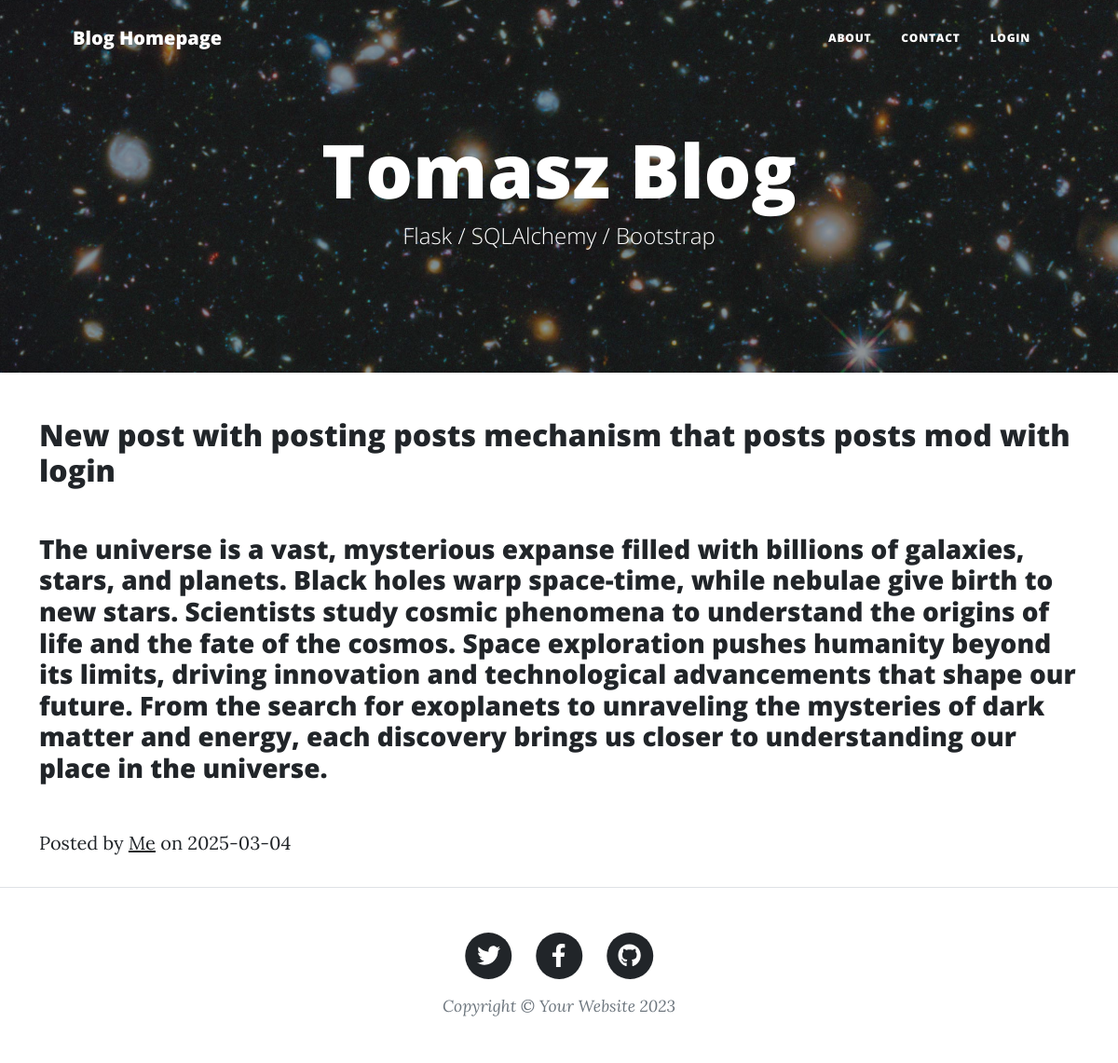
The page /post/14 on the database its author committed.
### blog/models.py (models this page shows)
class Entry(db.Model):
   id = db.Column(db.Integer, primary_key=True)
   title = db.Column(db.String(80), nullable=False)
   body = db.Column(db.Text, nullable=False)
   pub_date = db.Column(db.DateTime, nullable=False,
       default=datetime.datetime.utcnow)
   is_published = db.Column(db.Boolean, default=False)

### blog/routes.py (the view)
@app.route('/post/<int:entry_id>')
def show_post(entry_id):
    error = None
    if entry_id:
        entry = Entry.query.filter_by(id=entry_id).first_or_404()
    else:
        error = error
    return render_template("post.html", post = entry, error = error)

### blog/templates/post.html (shortened to what this page needs)
{% extends "index.html" %}
{% block content %}
<div class="container">
    <h2 class="post-title mb-5 text-wrap">{{ post.title }}</h2>
    <h3 class="post-subtitle mb-5 text-wrap">{{ post.body }}</h3>
    <p class="post-meta d-flex justify-content-between align-items-center">
        <span>
            Posted by <a href="#!">Me</a> on {{ post.pub_date.strftime('%Y-%m-%d') }}
        </span>
    </p>
</div>
{% endblock %}

### rows shown on the page
Entry: title "New post with posting posts mechanism that posts posts mod with login", body "The universe is a vast, mysterious expanse filled with billions of galaxies, stars, and planets. Black holes warp space-time, while nebulae give birth to new stars. Scientists study cosmic phenomena to understand the origins of life and the fate of the cosmos. Space exploration pushes humanity beyond its limits, driving innovation and technological advancements that shape our future. From the search for exoplanets to unraveling the mysteries of dark matter and energy, each discovery brings us closer to understanding our place in the universe.", pub_date "2025-03-04"
